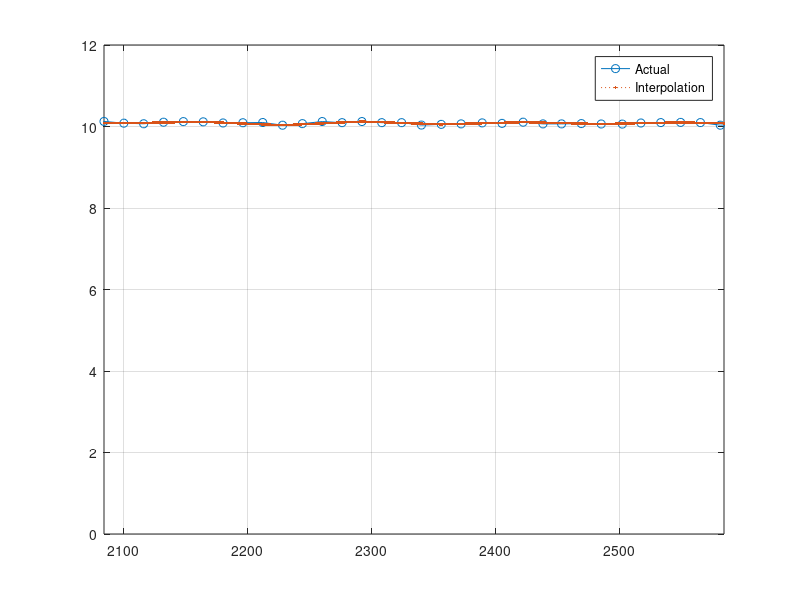

MATLAB code to generate this figure: (Note: this script raises an error after producing the figure.)
clear
close
clc
load('timeseisadxl.mat')

%x = 0:pi/4:2*pi; 
%v = sin(x);
%xq = 0:pi/16:2*pi;

%minn=100;
%maxx=1600;
minn=1;
maxx=1896;
xo = dataseis_sdxl(minn:maxx,1); 
vo = dataseis_sdxl(minn:maxx,2);

ss=4;
x = dataseis_sdxl(minn:ss:maxx,1); 
v = dataseis_sdxl(minn:ss:maxx,2);
seli=1;
xmin=min(x);
xmax=max(x);
xq = xmin:seli:xmax;
i=1;
for ii=1:max(length(x))
    xy=find(xq==xo(ii));
    if (numel(xy)>0)
        x0(i)=ii;
        xx(i)=xy(1);
        i=i+1;
    end
end
%%
figure
%vq1 = interp1(x,v,xq);
vq1 = interp1(x,v,xq,'linear');

plot(xo,vo,'-o',xq,vq1,':.');
legend('Actual','Interpolation')
xlim([2084 2584]);
%title('(Default) Linear Interpolation');
vy=vq1(xx)';
v0=vo(x0);
grid
rmsee=sqrt(mse(vy,v0))
r2=rsquare(vy,v0)*100
xlabel("Time Index")
ylabel("Magnitude")
